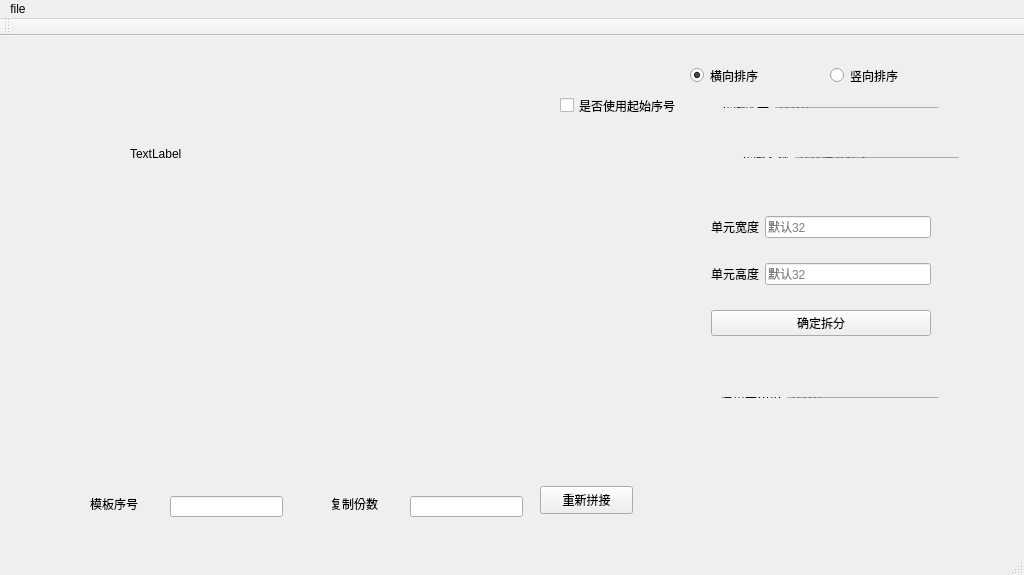
<?xml version="1.0" encoding="UTF-8"?>
<ui version="4.0">
 <class>MainWindow</class>
 <widget class="QMainWindow" name="MainWindow">
  <property name="geometry">
   <rect>
    <x>0</x>
    <y>0</y>
    <width>1024</width>
    <height>575</height>
   </rect>
  </property>
  <property name="windowTitle">
   <string>MainWindow</string>
  </property>
  <widget class="QWidget" name="centralWidget">
   <widget class="QLabel" name="labelDisplayer">
    <property name="geometry">
     <rect>
      <x>130</x>
      <y>110</y>
      <width>72</width>
      <height>15</height>
     </rect>
    </property>
    <property name="text">
     <string>TextLabel</string>
    </property>
   </widget>
   <widget class="QWidget" name="layoutWidget">
    <property name="geometry">
     <rect>
      <x>700</x>
      <y>150</y>
      <width>242</width>
      <height>181</height>
     </rect>
    </property>
    <layout class="QVBoxLayout" name="verticalLayout">
     <item>
      <layout class="QHBoxLayout" name="horizontalLayout">
       <item>
        <widget class="QLabel" name="label_2">
         <property name="text">
          <string>单元宽度</string>
         </property>
        </widget>
       </item>
       <item>
        <widget class="QLineEdit" name="leWidth">
         <property name="placeholderText">
          <string>默认32</string>
         </property>
        </widget>
       </item>
      </layout>
     </item>
     <item>
      <layout class="QHBoxLayout" name="horizontalLayout_2">
       <item>
        <widget class="QLabel" name="label_3">
         <property name="text">
          <string>单元高度</string>
         </property>
        </widget>
       </item>
       <item>
        <widget class="QLineEdit" name="leHeight">
         <property name="placeholderText">
          <string>默认32</string>
         </property>
        </widget>
       </item>
      </layout>
     </item>
     <item>
      <widget class="QPushButton" name="btnOk">
       <property name="text">
        <string>确定拆分</string>
       </property>
      </widget>
     </item>
    </layout>
   </widget>
   <widget class="QRadioButton" name="radioButtonH">
    <property name="geometry">
     <rect>
      <x>690</x>
      <y>30</y>
      <width>115</width>
      <height>19</height>
     </rect>
    </property>
    <property name="text">
     <string>横向排序</string>
    </property>
    <property name="checked">
     <bool>true</bool>
    </property>
   </widget>
   <widget class="QRadioButton" name="radioButtonV">
    <property name="geometry">
     <rect>
      <x>830</x>
      <y>30</y>
      <width>115</width>
      <height>19</height>
     </rect>
    </property>
    <property name="text">
     <string>竖向排序</string>
    </property>
   </widget>
   <widget class="QWidget" name="layoutWidget_2">
    <property name="geometry">
     <rect>
      <x>710</x>
      <y>350</y>
      <width>240</width>
      <height>23</height>
     </rect>
    </property>
    <layout class="QHBoxLayout" name="horizontalLayout_3">
     <item>
      <widget class="QLabel" name="label_4">
       <property name="text">
        <string>原单元边距</string>
       </property>
      </widget>
     </item>
     <item>
      <widget class="QLineEdit" name="leItemMargin">
       <property name="placeholderText">
        <string>默认0</string>
       </property>
      </widget>
     </item>
    </layout>
   </widget>
   <widget class="QWidget" name="layoutWidget_3">
    <property name="geometry">
     <rect>
      <x>710</x>
      <y>60</y>
      <width>240</width>
      <height>23</height>
     </rect>
    </property>
    <layout class="QHBoxLayout" name="horizontalLayout_4">
     <item>
      <widget class="QLabel" name="label_5">
       <property name="text">
        <string>起始序号</string>
       </property>
      </widget>
     </item>
     <item>
      <widget class="QLineEdit" name="leStartIndex">
       <property name="placeholderText">
        <string>默认0</string>
       </property>
      </widget>
     </item>
    </layout>
   </widget>
   <widget class="QWidget" name="layoutWidget_4">
    <property name="geometry">
     <rect>
      <x>730</x>
      <y>110</y>
      <width>240</width>
      <height>23</height>
     </rect>
    </property>
    <layout class="QHBoxLayout" name="horizontalLayout_5">
     <item>
      <widget class="QLabel" name="label_6">
       <property name="text">
        <string>起始名称</string>
       </property>
      </widget>
     </item>
     <item>
      <widget class="QLineEdit" name="leStartName">
       <property name="placeholderText">
        <string>默认原文件名_</string>
       </property>
      </widget>
     </item>
    </layout>
   </widget>
   <widget class="QCheckBox" name="checkBox">
    <property name="geometry">
     <rect>
      <x>560</x>
      <y>60</y>
      <width>141</width>
      <height>19</height>
     </rect>
    </property>
    <property name="text">
     <string>是否使用起始序号</string>
    </property>
   </widget>
   <widget class="QPushButton" name="pushButton">
    <property name="geometry">
     <rect>
      <x>540</x>
      <y>450</y>
      <width>93</width>
      <height>28</height>
     </rect>
    </property>
    <property name="text">
     <string>重新拼接</string>
    </property>
   </widget>
   <widget class="QLineEdit" name="lineEdit">
    <property name="geometry">
     <rect>
      <x>170</x>
      <y>460</y>
      <width>113</width>
      <height>21</height>
     </rect>
    </property>
   </widget>
   <widget class="QLabel" name="label">
    <property name="geometry">
     <rect>
      <x>90</x>
      <y>460</y>
      <width>72</width>
      <height>15</height>
     </rect>
    </property>
    <property name="text">
     <string>模板序号</string>
    </property>
   </widget>
   <widget class="QLabel" name="label_7">
    <property name="geometry">
     <rect>
      <x>330</x>
      <y>460</y>
      <width>72</width>
      <height>15</height>
     </rect>
    </property>
    <property name="text">
     <string>复制份数</string>
    </property>
   </widget>
   <widget class="QLineEdit" name="lineEdit_2">
    <property name="geometry">
     <rect>
      <x>410</x>
      <y>460</y>
      <width>113</width>
      <height>21</height>
     </rect>
    </property>
   </widget>
  </widget>
  <widget class="QMenuBar" name="menuBar">
   <property name="geometry">
    <rect>
     <x>0</x>
     <y>0</y>
     <width>1024</width>
     <height>26</height>
    </rect>
   </property>
   <widget class="QMenu" name="menuFile">
    <property name="title">
     <string>file</string>
    </property>
    <addaction name="actionOpenDir"/>
    <addaction name="actionOpenFile"/>
   </widget>
   <addaction name="menuFile"/>
  </widget>
  <widget class="QToolBar" name="mainToolBar">
   <attribute name="toolBarArea">
    <enum>TopToolBarArea</enum>
   </attribute>
   <attribute name="toolBarBreak">
    <bool>false</bool>
   </attribute>
  </widget>
  <widget class="QStatusBar" name="statusBar"/>
  <action name="actionOpenDir">
   <property name="text">
    <string>open_dir</string>
   </property>
  </action>
  <action name="actionOpenFile">
   <property name="text">
    <string>open_file</string>
   </property>
  </action>
 </widget>
 <layoutdefault spacing="6" margin="11"/>
 <resources/>
 <connections/>
</ui>
